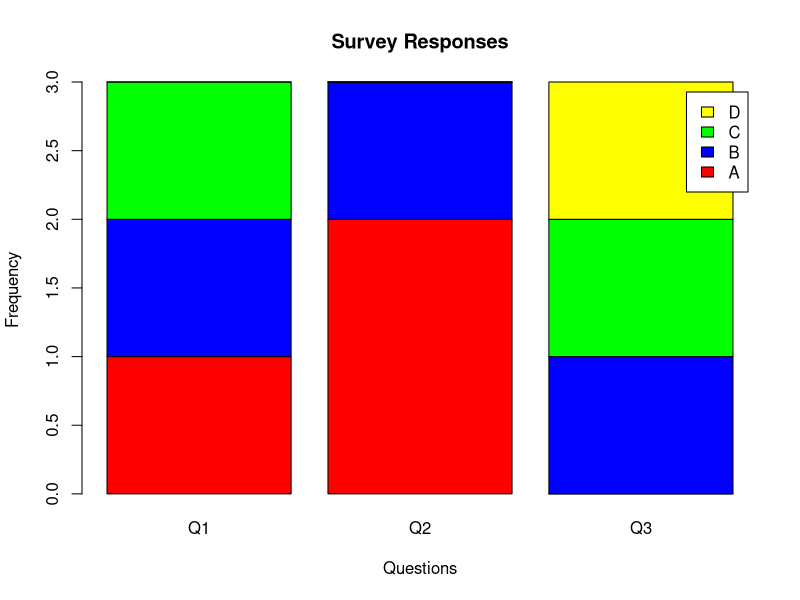

Reproduce this figure in R.
# Create Dataset
survey <- data.frame(
  SurveyID = c(1,2,3),
  Q1 = c("A","B","C"),
  Q2 = c("B","A","A"),
  Q3 = c("C","D","B")
)

# Response Counts
responses <- rbind(
  table(factor(survey$Q1, levels=c("A","B","C","D"))),
  table(factor(survey$Q2, levels=c("A","B","C","D"))),
  table(factor(survey$Q3, levels=c("A","B","C","D")))
)

rownames(responses) <- c("Q1","Q2","Q3")

# Stacked Bar Chart
barplot(t(responses),
        col=c("red","blue","green","yellow"),
        legend.text=c("A","B","C","D"),
        main="Survey Responses",
        xlab="Questions",
        ylab="Frequency")
